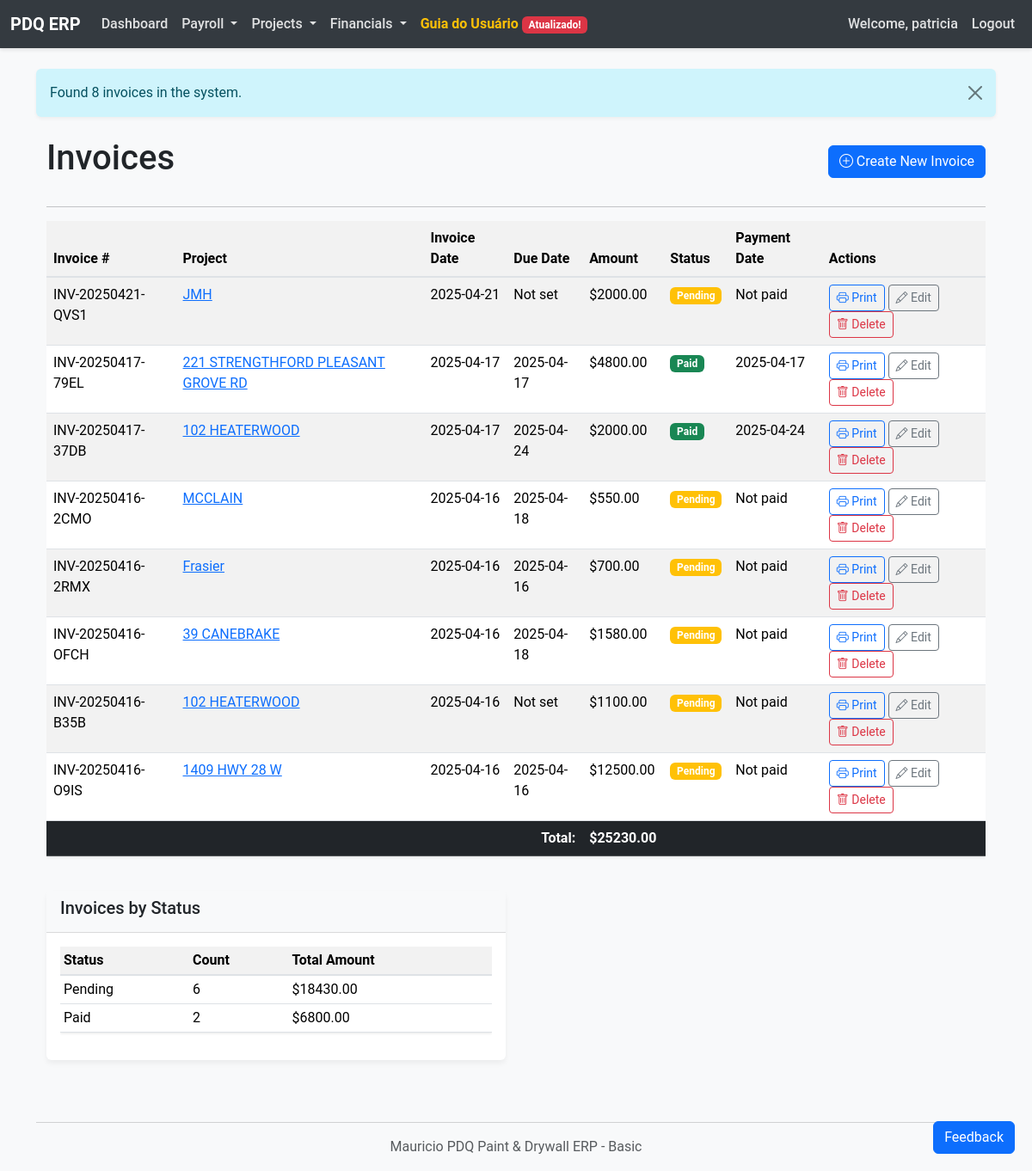
/invoices (signed in), run on the app's committed database.
### models.py (models this page shows, shortened)
class Invoice(db.Model):
    id = db.Column(db.Integer, primary_key=True)
    project_id = db.Column(db.Integer, db.ForeignKey('project.id'), nullable=False)
    invoice_number = db.Column(db.String(50), unique=True)
    invoice_date = db.Column(db.Date, nullable=False)
    due_date = db.Column(db.Date)
    base_amount = db.Column(db.Float, default=0.0)
    tax_amount = db.Column(db.Float, default=0.0)
    amount = db.Column(db.Float, nullable=False)
    description = db.Column(db.Text)
    client_phone = db.Column(db.String(20))
    client_city_state = db.Column(db.String(100))
    client_contact_name = db.Column(db.String(100))
    job_location = db.Column(db.String(200))
    signature_date = db.Column(db.Date)
    status = db.Column(db.Enum(PaymentStatus), nullable=False, default=PaymentStatus.PENDING)
    payment_received_date = db.Column(db.Date)
    project = db.relationship('Project', foreign_keys=[project_id], backref='invoices')

class Project(db.Model):
    id = db.Column(db.Integer, primary_key=True)
    name = db.Column(db.String(150), nullable=False)
    project_id_str = db.Column(db.String(50), unique=True)
    client_name = db.Column(db.String(100))
    location = db.Column(db.String(200))
    start_date = db.Column(db.Date)
    end_date = db.Column(db.Date)
    contract_value = db.Column(db.Float)
    description = db.Column(db.Text)
    status = db.Column(db.Enum(ProjectStatus), default=ProjectStatus.PENDING, nullable=False)

### app.py (the view)
@app.route('/invoices')
@login_required
def invoices():
    try:
        all_invoices = Invoice.query.outerjoin(Project).order_by(Invoice.invoice_date.desc()).all()
        invoice_count = len(all_invoices) if all_invoices else 0
        flash(f'Found {invoice_count} invoices in the system.', 'info')
        return render_template('invoices.html', invoices=all_invoices)
    except Exception as e:
        print(f"Error in invoices route: {str(e)}")
        flash(f'Error loading invoices: {str(e)}', 'danger')
        return render_template('invoices.html', invoices=[])

### app.py (called while the page is built)
def login_required(f):
    @wraps(f)
    def decorated_function(*args, **kwargs):
        if 'user_id' not in session:
            flash('Please log in to access this page.', 'danger')
            return redirect(url_for('login'))
        return f(*args, **kwargs)
    return decorated_function

### templates/invoices.html (shortened to what this page needs)
{% extends "layout.html" %}
{% block content %}
<div class="container mt-4">
    <div class="d-flex justify-content-between align-items-center mb-4">
        <h1>Invoices</h1>
        <div class="d-flex">
            <a href="{{ url_for('add_invoice') }}" class="btn btn-primary">
                <i class="bi bi-plus-circle"></i> Create New Invoice
            </a>
        </div>
    </div>
    <hr>
    {% if invoices %}
    <div class="table-responsive">
        <table class="table table-striped table-hover">
            <thead>
                <tr>
                    <th>Invoice #</th>
                    <th>Project</th>
                    <th>Invoice Date</th>
                    <th>Due Date</th>
                    <th>Amount</th>
                    <th>Status</th>
                    <th>Payment Date</th>
                    <th>Actions</th>
                </tr>
            </thead>
            <tbody>
                {% for invoice in invoices %}
                <tr>
                    <td>{{ invoice.invoice_number }}</td>
                    <td><a href="{{ url_for('project_detail', id=invoice.project.id) }}">{{ invoice.project.name }}</a></td>
                    <td>{{ invoice.invoice_date.strftime('%Y-%m-%d') }}</td>
                    <td>{{ invoice.due_date.strftime('%Y-%m-%d') if invoice.due_date else 'Not set' }}</td>
                    <td>${{ "%.2f"|format(invoice.amount) }}</td>
                    <td>
                        <span class="badge bg-{{ 'success' if invoice.status.name == 'PAID' else 'warning' if invoice.status.name == 'PENDING' else 'info' if invoice.status.name == 'PROCESSED' else 'secondary' }}">
                            {{ invoice.status.value }}
                        </span>
                    </td>
                    <td>{{ invoice.payment_received_date.strftime('%Y-%m-%d') if invoice.payment_received_date else 'Not paid' }}</td>
                    <td>
                        <a href="{{ url_for('print_customer_invoice', id=invoice.id) }}" class="btn btn-sm btn-outline-primary" title="Print Customer Invoice">
                            <i class="bi bi-printer"></i> Print
                        </a>
                        <a href="{{ url_for('edit_invoice', id=invoice.id) }}" class="btn btn-sm btn-outline-secondary" title="Edit Invoice">
                            <i class="bi bi-pencil"></i> Edit
                        </a>
                        <button type="button" class="btn btn-sm btn-outline-danger" data-bs-toggle="modal" data-bs-target="#deleteInvoiceModal{{ invoice.id }}" title="Delete Invoice">
                            <i class="bi bi-trash"></i> Delete
                        </button>
                    </td>
                </tr>
                {% endfor %}
            </tbody>
            <tfoot>
                <tr class="table-dark">
                    <td colspan="4" class="text-end fw-bold">Total:</td>
                    <td class="fw-bold">${{ "%.2f"|format(invoices|sum(attribute='amount')) }}</td>
                    <td colspan="3"></td>
                </tr>
            </tfoot>
        </table>
    </div>
    <div class="row mt-4">
        <div class="col-md-6">
            <div class="card">
                <div class="card-header">
                    <h5>Invoices by Status</h5>
                </div>
                <div class="card-body">
                    <div class="table-responsive">
                        <table class="table table-sm">
                            <thead>
                                <tr>
                                    <th>Status</th>
                                    <th>Count</th>
                                    <th>Total Amount</th>
                                </tr>
                            </thead>
                            <tbody>
                                {% set status_totals = {} %}
                                {% set status_counts = {} %}
                                {% for invoice in invoices %}
                                    {% set status = invoice.status.name %}
                                    {% if status in status_totals %}
                                        {% set _ = status_totals.update({status: status_totals[status] + invoice.amount}) %}
                                        {% set _ = status_counts.update({status: status_counts[status] + 1}) %}
                                    {% else %}
                                        {% set _ = status_totals.update({status: invoice.amount}) %}
                                        {% set _ = status_counts.update({status: 1}) %}
                                    {% endif %}
                                {% endfor %}
                                {% for status, amount in status_totals.items() %}
                                <tr>
                                    <td>{{ dict(PENDING='Pending', PROCESSED='Processed', PAID='Paid')[status] }}</td>
                                    <td>{{ status_counts[status] }}</td>
                                    <td>${{ "%.2f"|format(amount) }}</td>
                                </tr>
                                {% endfor %}
                            </tbody>
                        </table>
                    </div>
                </div>
            </div>
        </div>
    </div>
    {% else %}
    <div class="alert alert-info">
        No invoices found. <a href="{{ url_for('add_invoice') }}" class="alert-link">Create your first invoice</a>.
    </div>
    {% endif %}
{% endblock %}

### static/css/styles.css (style rules this page uses)
body { font-family: 'Roboto', 'Helvetica Neue', Arial, sans-serif; background-color: #f8f9fa; color: #212529; }
.card { box-shadow: 0 4px 6px rgba(0, 0, 0, 0.05); border: none; margin-bottom: 1.5rem; }
.card-header { background-color: #f8f9fa; border-bottom: 1px solid rgba(0, 0, 0, 0.125); font-weight: 600; }
.btn-primary { background-color: #0d6efd; border-color: #0d6efd; }
.table { background-color: #ffffff; box-shadow: 0 1px 3px rgba(0, 0, 0, 0.1); }
.table thead th { background-color: #f2f2f2; border-bottom: 2px solid #dee2e6; }

### data on the page
Invoice: invoice_number "INV-20250421-QVS1", project.name "JMH", invoice_date "2025-04-21", due_date "Not set", amount "2000.00", status.value "Pending", payment_received_date "Not paid"
Invoice: invoice_number "INV-20250417-79EL", project.name "221 STRENGTHFORD PLEASANT GROVE RD", invoice_date "2025-04-17", due_date "2025-04-17", amount "4800.00", status.value "Paid", payment_received_date "2025-04-17"
Invoice: invoice_number "INV-20250417-37DB", project.name "102 HEATERWOOD", invoice_date "2025-04-17", due_date "2025-04-24", amount "2000.00", status.value "Paid", payment_received_date "2025-04-24"
Invoice: invoice_number "INV-20250416-2CMO", project.name "MCCLAIN", invoice_date "2025-04-16", due_date "2025-04-18", amount "550.00", status.value "Pending", payment_received_date "Not paid"
Invoice: invoice_number "INV-20250416-2RMX", project.name "Frasier", invoice_date "2025-04-16", due_date "2025-04-16", amount "700.00", status.value "Pending", payment_received_date "Not paid"
Invoice: invoice_number "INV-20250416-OFCH", project.name "39 CANEBRAKE", invoice_date "2025-04-16", due_date "2025-04-18", amount "1580.00", status.value "Pending", payment_received_date "Not paid"
Invoice: invoice_number "INV-20250416-B35B", project.name "102 HEATERWOOD", invoice_date "2025-04-16", due_date "Not set", amount "1100.00", status.value "Pending", payment_received_date "Not paid"
Invoice: invoice_number "INV-20250416-O9IS", project.name "1409 HWY 28 W", invoice_date "2025-04-16", due_date "2025-04-16", amount "12500.00", status.value "Pending", payment_received_date "Not paid"

### other printed values
{{ session.get('username') }} "patricia"
{{ message }} "Found 8 invoices in the system."
{{ "%.2f"|format(invoices|sum(attribute='amount')) }} "25230.00"
{{ dict(PENDING='Pending', PROCESSED='Processed', PAID='Paid')[status] }} "Pending" "Paid"
{{ status_counts[status] }} "6" "2"
{{ "%.2f"|format(amount) }} "18430.00" "6800.00"
